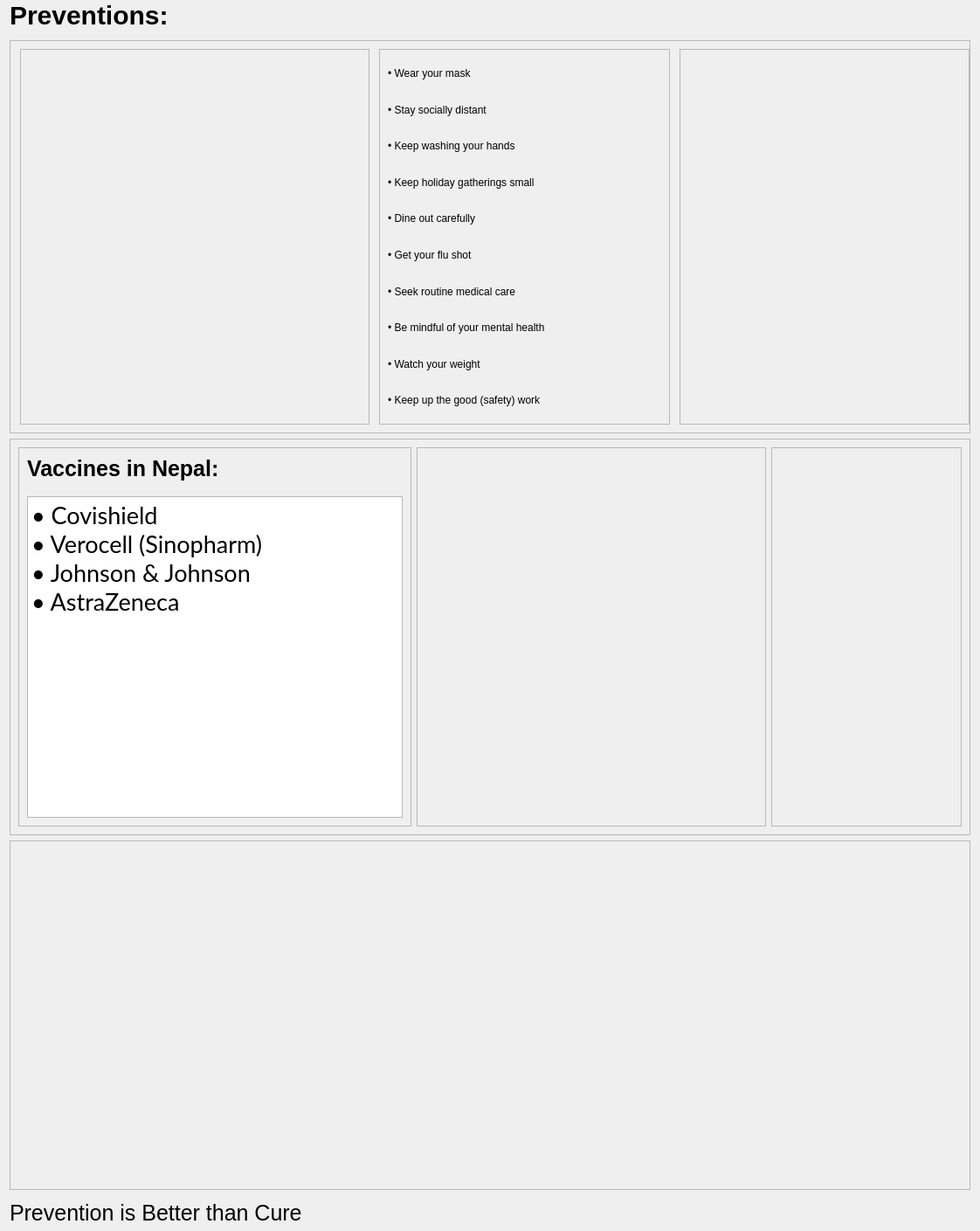
                             <widget class="QWidget" name="scrollAreaWidgetContents_3">
                              <property name="geometry">
                               <rect>
                                <x>0</x>
                                <y>-898</y>
                                <width>1122</width>
                                <height>1409</height>
                               </rect>
                              </property>
                              <layout class="QVBoxLayout" name="verticalLayout_21">
                               <property name="topMargin">
                                <number>0</number>
                               </property>
                               <item>
                                <widget class="QLabel" name="label">
                                 <property name="minimumSize">
                                  <size>
                                   <width>0</width>
                                   <height>40</height>
                                  </size>
                                 </property>
                                 <property name="maximumSize">
                                  <size>
                                   <width>16777215</width>
                                   <height>40</height>
                                  </size>
                                 </property>
                                 <property name="styleSheet">
                                  <string notr="true">font-size: 30px;
font: bold;</string>
                                 </property>
                                 <property name="text">
                                  <string>Preventions:</string>
                                 </property>
                                 <property name="alignment">
                                  <set>Qt::AlignLeading|Qt::AlignLeft|Qt::AlignTop</set>
                                 </property>
                                </widget>
                               </item>
                               <item>
                                <widget class="QFrame" name="frame_4">
                                 <property name="minimumSize">
                                  <size>
                                   <width>0</width>
                                   <height>450</height>
                                  </size>
                                 </property>
                                 <property name="frameShape">
                                  <enum>QFrame::StyledPanel</enum>
                                 </property>
                                 <property name="frameShadow">
                                  <enum>QFrame::Raised</enum>
                                 </property>
                                 <layout class="QHBoxLayout" name="horizontalLayout_6">
                                  <property name="spacing">
                                   <number>11</number>
                                  </property>
                                  <property name="leftMargin">
                                   <number>11</number>
                                  </property>
                                  <property name="rightMargin">
                                   <number>0</number>
                                  </property>
                                  <item>
                                   <widget class="QFrame" name="frame_3">
                                    <property name="minimumSize">
                                     <size>
                                      <width>400</width>
                                      <height>300</height>
                                     </size>
                                    </property>
                                    <property name="maximumSize">
                                     <size>
                                      <width>400</width>
                                      <height>600</height>
                                     </size>
                                    </property>
                                    <property name="styleSheet">
                                     <string notr="true">border-image: url(:/images/images/images/things_you_should_do.png);</string>
                                    </property>
                                    <property name="frameShape">
                                     <enum>QFrame::StyledPanel</enum>
                                    </property>
                                    <property name="frameShadow">
                                     <enum>QFrame::Raised</enum>
                                    </property>
                                   </widget>
                                  </item>
                                  <item>
                                   <widget class="QFrame" name="frame">
                                    <property name="maximumSize">
                                     <size>
                                      <width>650</width>
                                      <height>16777215</height>
                                     </size>
                                    </property>
                                    <property name="styleSheet">
                                     <string notr="true">font: 75 18pt &quot;Lato&quot;;
</string>
                                    </property>
                                    <property name="frameShape">
                                     <enum>QFrame::StyledPanel</enum>
                                    </property>
                                    <property name="frameShadow">
                                     <enum>QFrame::Raised</enum>
                                    </property>
                                    <layout class="QVBoxLayout" name="verticalLayout_23">
                                     <item>
                                      <widget class="QLabel" name="label_18">
                                       <property name="text">
                                        <string>• Wear your mask</string>
                                       </property>
                                      </widget>
                                     </item>
                                     <item>
                                      <widget class="QLabel" name="label_19">
                                       <property name="text">
                                        <string>• Stay socially distant</string>
                                       </property>
                                      </widget>
                                     </item>
                                     <item>
                                      <widget class="QLabel" name="label_25">
                                       <property name="text">
                                        <string>• Keep washing your hands</string>
                                       </property>
                                      </widget>
                                     </item>
                                     <item>
                                      <widget class="QLabel" name="label_21">
                                       <property name="text">
                                        <string>• Keep holiday gatherings small</string>
                                       </property>
                                      </widget>
                                     </item>
                                     <item>
                                      <widget class="QLabel" name="label_24">
                                       <property name="text">
                                        <string>• Dine out carefully</string>
                                       </property>
                                      </widget>
                                     </item>
                                     <item>
                                      <widget class="QLabel" name="label_22">
                                       <property name="text">
                                        <string>• Get your flu shot</string>
                                       </property>
                                      </widget>
                                     </item>
                                     <item>
                                      <widget class="QLabel" name="label_23">
                                       <property name="text">
                                        <string>• Seek routine medical care</string>
                                       </property>
                                      </widget>
                                     </item>
                                     <item>
                                      <widget class="QLabel" name="label_20">
                                       <property name="text">
                                        <string>• Be mindful of your mental health</string>
                                       </property>
                                      </widget>
                                     </item>
                                     <item>
                                      <widget class="QLabel" name="label_26">
                                       <property name="text">
                                        <string>• Watch your weight</string>
                                       </property>
                                      </widget>
                                     </item>
                                     <item>
                                      <widget class="QLabel" name="label_27">
                                       <property name="text">
                                        <string>• Keep up the good (safety) work</string>
                                       </property>
                                      </widget>
                                     </item>
                                    </layout>
                                   </widget>
                                  </item>
                                  <item>
                                   <widget class="QFrame" name="frame_62">
                                    <property name="frameShape">
                                     <enum>QFrame::StyledPanel</enum>
                                    </property>
                                    <property name="frameShadow">
                                     <enum>QFrame::Raised</enum>
                                    </property>
                                   </widget>
                                  </item>
                                 </layout>
                                </widget>
                               </item>
                               <item>
                                <widget class="QFrame" name="frame_2">
                                 <property name="minimumSize">
                                  <size>
                                   <width>0</width>
                                   <height>450</height>
                                  </size>
                                 </property>
                                 <property name="frameShape">
                                  <enum>QFrame::StyledPanel</enum>
                                 </property>
                                 <property name="frameShadow">
                                  <enum>QFrame::Raised</enum>
                                 </property>
                                 <layout class="QHBoxLayout" name="horizontalLayout_13">
                                  <item>
                                   <widget class="QFrame" name="frame_9">
                                    <property name="maximumSize">
                                     <size>
                                      <width>450</width>
                                      <height>16777215</height>
                                     </size>
                                    </property>
                                    <property name="frameShape">
                                     <enum>QFrame::StyledPanel</enum>
                                    </property>
                                    <property name="frameShadow">
                                     <enum>QFrame::Raised</enum>
                                    </property>
                                    <layout class="QVBoxLayout" name="verticalLayout_27">
                                     <item>
                                      <widget class="QLabel" name="label_7">
                                       <property name="minimumSize">
                                        <size>
                                         <width>0</width>
                                         <height>40</height>
                                        </size>
                                       </property>
                                       <property name="maximumSize">
                                        <size>
                                         <width>16777215</width>
                                         <height>40</height>
                                        </size>
                                       </property>
                                       <property name="styleSheet">
                                        <string notr="true">font-size: 25px;
font: bold;</string>
                                       </property>
                                       <property name="text">
                                        <string>Vaccines in Nepal:</string>
                                       </property>
                                       <property name="alignment">
                                        <set>Qt::AlignLeading|Qt::AlignLeft|Qt::AlignTop</set>
                                       </property>
                                      </widget>
                                     </item>
                                     <item>
                                      <widget class="QPlainTextEdit" name="plainTextEdit">
                                       <property name="font">
                                        <font>
                                         <family>Lato</family>
                                         <pointsize>20</pointsize>
                                         <weight>50</weight>
                                         <italic>false</italic>
                                         <bold>false</bold>
                                        </font>
                                       </property>
                                       <property name="styleSheet">
                                        <string notr="true">font: 20pt &quot;Lato&quot;;</string>
                                       </property>
                                       <property name="plainText">
                                        <string>• Covishield
• Verocell (Sinopharm)
• Johnson &amp; Johnson
• AstraZeneca</string>
                                       </property>
                                      </widget>
                                     </item>
                                    </layout>
                                   </widget>
                                  </item>
                                  <item>
                                   <widget class="QFrame" name="frame_10">
                                    <property name="minimumSize">
                                     <size>
                                      <width>400</width>
                                      <height>0</height>
                                     </size>
                                    </property>
                                    <property name="maximumSize">
                                     <size>
                                      <width>400</width>
                                      <height>151556</height>
                                     </size>
                                    </property>
                                    <property name="styleSheet">
                                     <string notr="true">border-image: url(:/images/images/images/get_vaccinated.png);</string>
                                    </property>
                                    <property name="frameShape">
                                     <enum>QFrame::StyledPanel</enum>
                                    </property>
                                    <property name="frameShadow">
                                     <enum>QFrame::Raised</enum>
                                    </property>
                                   </widget>
                                  </item>
                                  <item>
                                   <widget class="QFrame" name="frame_63">
                                    <property name="frameShape">
                                     <enum>QFrame::StyledPanel</enum>
                                    </property>
                                    <property name="frameShadow">
                                     <enum>QFrame::Raised</enum>
                                    </property>
                                   </widget>
                                  </item>
                                 </layout>
                                </widget>
                               </item>
                               <item>
                                <widget class="QFrame" name="frame_60">
                                 <property name="minimumSize">
                                  <size>
                                   <width>0</width>
                                   <height>400</height>
                                  </size>
                                 </property>
                                 <property name="sizeIncrement">
                                  <size>
                                   <width>0</width>
                                   <height>0</height>
                                  </size>
                                 </property>
                                 <property name="frameShape">
                                  <enum>QFrame::StyledPanel</enum>
                                 </property>
                                 <property name="frameShadow">
                                  <enum>QFrame::Raised</enum>
                                 </property>
                                 <layout class="QHBoxLayout" name="horizontalLayout_19">
                                  <item>
                                   <layout class="QHBoxLayout" name="graph7"/>
                                  </item>
                                  <item>
                                   <layout class="QHBoxLayout" name="horizontalLayout_42"/>
                                  </item>
                                 </layout>
                                </widget>
                               </item>
                               <item>
                                <widget class="QLabel" name="label_2">
                                 <property name="minimumSize">
                                  <size>
                                   <width>0</width>
                                   <height>30</height>
                                  </size>
                                 </property>
                                 <property name="maximumSize">
                                  <size>
                                   <width>16777215</width>
                                   <height>20</height>
                                  </size>
                                 </property>
                                 <property name="font">
                                  <font>
                                   <family>Segoe UI</family>
                                   <pointsize>-1</pointsize>
                                   <weight>50</weight>
                                   <italic>false</italic>
                                   <bold>false</bold>
                                  </font>
                                 </property>
                                 <property name="styleSheet">
                                  <string notr="true">font: 25px;
text: bold;</string>
                                 </property>
                                 <property name="text">
                                  <string>Prevention is Better than Cure</string>
                                 </property>
                                </widget>
                               </item>
                              </layout>
                             </widget>
